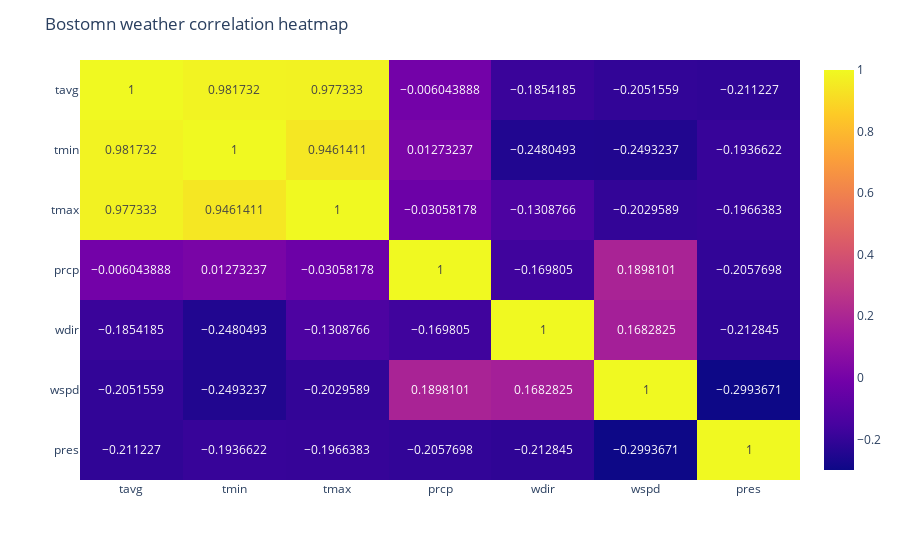

The notebook cell this image was saved under:
### Code cell
heatmap = px.imshow(boston_df.corr(numeric_only=True), aspect='auto', text_auto=True)
heatmap.update_layout(title='Bostomn weather correlation heatmap')
heatmap.show()

### Figure 1 — Plotly figure (JSON) as saved in the notebook; plotly's stock layout.template omitted (floating-point values rounded to 4 significant figures)
{"data": [{"coloraxis": "coloraxis", "hovertemplate": "x: %{x}<br>y: %{y}<br>color: %{z}<extra></extra>", "name": "0", "texttemplate": "%{z}", "type": "heatmap", "x": ["tavg", "tmin", "tmax", "prcp", "wdir", "wspd", "pres"], "xaxis": "x", "y": ["tavg", "tmin", "tmax", "prcp", "wdir", "wspd", "pres"], "yaxis": "y", "z": [[1, 0.9817, 0.9773, -0.006044, -0.1854, -0.2052, -0.2112], [0.9817, 1, 0.9461, 0.01273, -0.248, -0.2493, -0.1937], [0.9773, 0.9461, 1, -0.03058, -0.1309, -0.203, -0.1966], [-0.006044, 0.01273, -0.03058, 1, -0.1698, 0.1898, -0.2058], [-0.1854, -0.248, -0.1309, -0.1698, 1, 0.1683, -0.2128], [-0.2052, -0.2493, -0.203, 0.1898, 0.1683, 1, -0.2994], [-0.2112, -0.1937, -0.1966, -0.2058, -0.2128, -0.2994, 1]]}], "layout": {"coloraxis": {"colorscale": [[0, "#0d0887"], [0.1111, "#46039f"], [0.2222, "#7201a8"], [0.3333, "#9c179e"], [0.4444, "#bd3786"], [0.5556, "#d8576b"], [0.6667, "#ed7953"], [0.7778, "#fb9f3a"], [0.8889, "#fdca26"], [1, "#f0f921"]]}, "margin": {"t": 60}, "title": {"text": "Bostomn weather correlation heatmap"}, "xaxis": {"anchor": "y", "domain": [0, 1]}, "yaxis": {"anchor": "x", "autorange": "reversed", "domain": [0, 1]}}}
